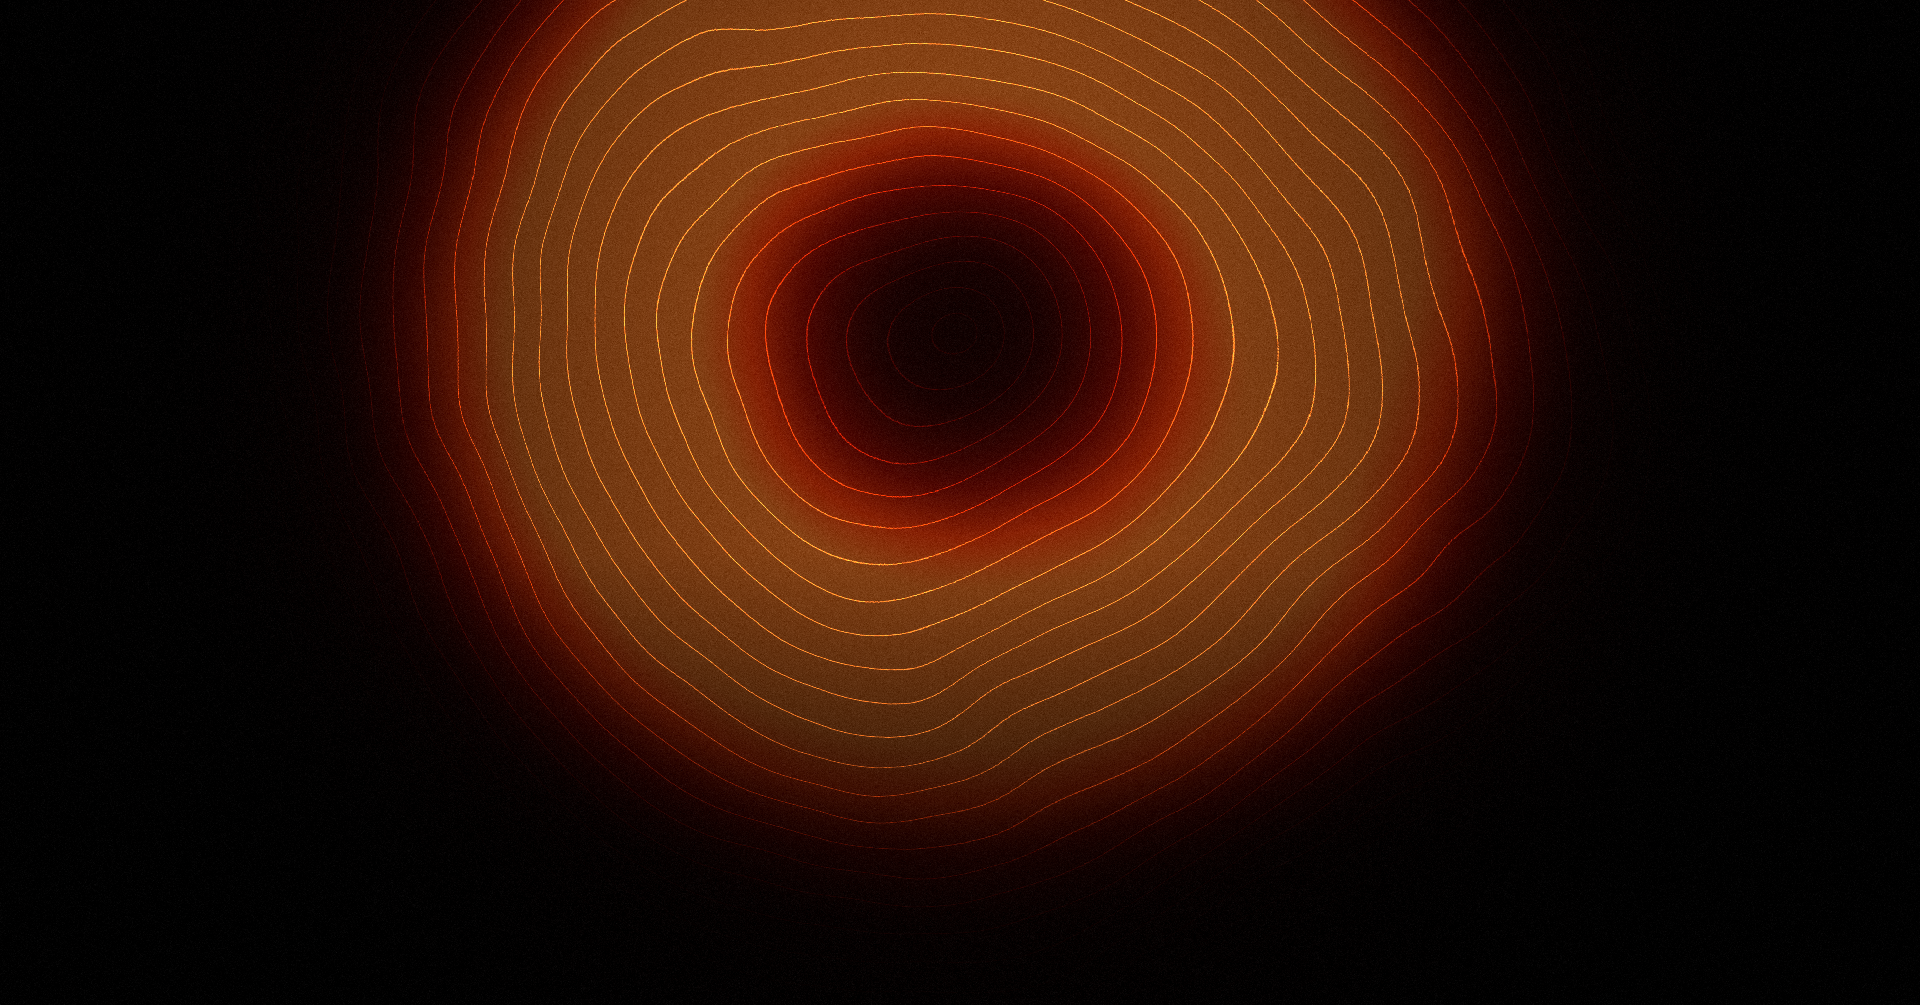

The Python source for this figure:
import numpy as np
from PIL import Image, ImageFilter
W,H=1920,1005
rng=np.random.default_rng(2410)
def fbm(oct=5,base=3):
    out=np.zeros((H,W),np.float32); amp=1; tot=0
    for o in range(oct):
        n=base*2**o
        g=rng.random((int(n*H/W)+2,n+2)).astype(np.float32)
        im=Image.fromarray((g*255).astype(np.uint8)).resize((W,H),Image.BICUBIC)
        out+=amp*np.asarray(im,np.float32)/255; tot+=amp; amp*=0.5
    return out/tot
yy,xx=np.mgrid[0:H,0:W].astype(np.float32)
cx,cy=960,330
dx=(xx-cx)/1250; dy=(yy-cy)/1250*1.05
d=np.sqrt(dx**2+dy**2)
n1=fbm(5,2); n2=fbm(4,3)
f=d+0.10*(n1-0.5)+0.035*np.sin(xx/W*9+n2*4)   # warped distance = isotherms
# heat: hot ring close to subject, cooling outward
heat=np.exp(-((d-0.29)/0.17)**2)*1.0+0.18*np.exp(-(d/0.8)**2)
heat*=0.75+0.5*n1
heat=np.clip(heat,0,1.2)
# palette: black -> oxblood -> red -> orange -> amber
stops=np.array([[0.02,0.005,0.005],[0.18,0.02,0.015],[0.55,0.06,0.02],[1.0,0.27,0.04],[1.0,0.56,0.20]])
xs=np.linspace(0,1,len(stops))
h=np.clip(heat,0,1)
base=np.stack([np.interp(h**1.3,xs,stops[:,c]) for c in range(3)],-1)*0.38
# contour lines
N=40
ph=np.abs(((f*N)%1.0)-0.5)*2          # 0 at line
w=0.055
line=np.clip(1-ph/w,0,1)**1.5
lc=np.stack([np.interp(np.clip(h*1.1,0,1),xs,stops[:,c]) for c in range(3)],-1)
img=base+line[...,None]*lc*(0.25+1.1*h[...,None]**1.2)
img[...,1]*=0.88; img[...,2]*=0.8
# soft bloom
bl=np.asarray(Image.fromarray((np.clip(img,0,1)*255).astype(np.uint8)).filter(ImageFilter.GaussianBlur(14)),np.float32)/255
img=img+bl*0.45
# vignette + bottom fall-off for info block
v=np.clip(1-0.9*((dx*1.2)**2+(((yy-cy)/1250)*0.9)**2)*1.6,0.15,1)
img*=v[...,None]
t=np.clip((yy/H-0.55)/0.3,0,1); img*=(1-0.6*t)[...,None]
# grain
img+=rng.normal(0,0.028,(H,W,1)).astype(np.float32)*(0.5+img.mean(-1,keepdims=True))
Image.fromarray((np.clip(img,0,1)*255).astype(np.uint8)).save('bg_thermal_1920.png')
